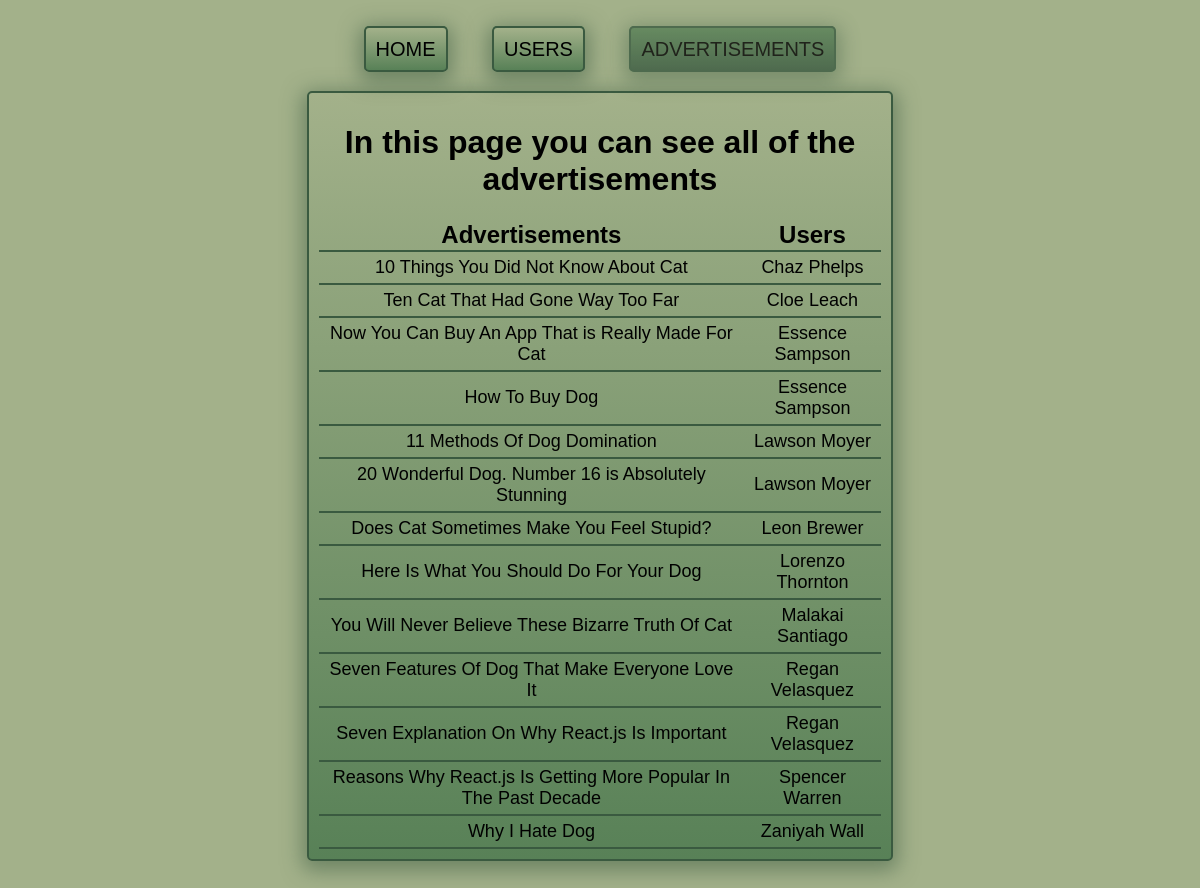
Screenshot of /public/adListController with the database file from the repository.
### tables this page shows
CREATE TABLE `advertisements` (
  `id` int(11) NOT NULL AUTO_INCREMENT,
  `text` varchar(255) NOT NULL,
  `author` int(11) NOT NULL,
  PRIMARY KEY (`id`),
  KEY `author` (`author`),
  CONSTRAINT `advertisements_ibfk_1` FOREIGN KEY (`author`) REFERENCES `users` (`id`)
);

CREATE TABLE `users` (
  `id` int(11) NOT NULL AUTO_INCREMENT,
  `name` varchar(255) NOT NULL,
  PRIMARY KEY (`id`)
);

### app/controllers/adListController.php (called while the page is built, shortened)
<?php
class AdListController extends Controller{
    function index(){
        $this->createModel('adListModel');
        $this->view->renderView('pages/adListView');
    }
}

### app/core/Core.php (called while the page is built, shortened)
<?php
class Core {
    public function __construct(){
        $controller = new $currentController;
        $controller->index();
    }
}

### app/require.php (called while the page is built, shortened)
<?php
require_once '../app/core/Core.php';
require_once '../app/core/View.php';
require_once '../app/models/Database.php';
$app = new Core();

### public/index.php (called while the page is built)
<?php
require_once '../app/require.php';
?>

### app/models/Database.php (called while the page is built, shortened)
<?php
class Database
{
    private $conn;
    private $host;
    private $user;
    private $password;
    private $database;
    public function __construct(){
        $this->host = 'localhost';
        $this->user = 'root';
        $this->password = '';
        $this->database = 'rabIT';
    }
    public function connect($sqlQuery){
        try{
            $this->conn = mysqli_connect($this->host, $this->user, $this->password);
        } catch (Exception $e){
            throw new Exception('Cannot connect database');
        }
        try{
            if(mysqli_select_db($this->conn, $this->database)){
                $result = mysqli_query($this->conn, $sqlQuery);
                $res_data = $result->fetch_all();
            }
        } catch (Exception $e){
            throw new Exception('Cannot select database');
        }
        return $res_data;
    }
}

### app/core/Model.php (called while the page is built, shortened)
<?php
class Model{
    protected $db;
    public function __construct(){
        $this->db = new Database();
    }
    public function sqlQuery($sqlQuery){
        if(isset($this->db)){
            $this->data = $this->db->connect($sqlQuery);
        }
    }
}

### app/models/pages/adListModel.php (called while the page is built, shortened)
<?php
class AdListModel extends Model{
    public function __construct(){
        $this->sqlQuery('SELECT users.name, advertisements.text FROM users, advertisements WHERE advertisements.author = users.id ORDER BY users.name');
    }
}

### app/core/Controller.php (called while the page is built, shortened)
<?php
class Controller {
    public function createModel($model){
        $file = '../app/models/pages/' . $model . '.php';
        if(file_exists($file)){
            $this->model = new $model;
        } else {
            throw new Exception('This model: ' . $file . 'Does not exists.');
        }
    }
}

### app/views/pages/adListView.php (the view, shortened to what this page needs)
<!DOCTYPE html>
<html>
<head>
    <link rel="stylesheet" href="<?php echo ROOT;?>/assets/css/style.css">
</head>
<body>
<nav>
    <a href="<?php echo ROOT?>/">HOME</a>
    <a href="<?php echo ROOT?>/userListController">USERS</a>
    <a href="<?php echo ROOT?>/adListController" class="active">ADVERTISEMENTS</a>
</nav>
<div class="container">
    <h1>In this page you can see all of the advertisements</h1>
        <table>
            <tr>
                <th>Advertisements</th>
                <th>Users</th>
            </tr>
            <?php foreach ($this->view_data as $row) { ?>
            <tr >
                <td> <?php echo $row[1]; ?></td>
                <td> <?php echo $row[0]; ?></td>
            </tr>
        <?php } ?>
        </table>
</div>
</body>
</html>

### app/core/View.php (shortened to what this page needs)
<?php
class View {
    public function __construct($view_name, $view_data){
        $this->view_data = $view_data;
    }
    public function renderView($name){
        $file = '../app/views/' . $name . '.php';
        if(file_exists($file)){
            require_once $file;
        } else {
            throw new Exception('The view: ' . $file . 'Does not exists.');
        }
    }
}

### public/assets/css/style.css (style rules this page uses)
body { font-family: Arial, Helvetica, sans-serif; text-align: center; background-color: #a3b18a; padding: 30px; }
nav { padding-bottom: 10px; }
a:link, a:visited { color: #000000; padding: 10px; border: 2px solid #3a5a40; text-decoration: none; background-image: linear-gradient(#a3b18a, #588157); border-radius: 5px; font-size: 20px; margin: 20px; box-shadow: 0px 5px 20px 5px rgba(58, 90, 64, 0.5); }
a:hover, a.active { opacity: 0.8; background-image: linear-gradient(#588157, #3a5a40); }
.container { background-image: linear-gradient(#a3b18a, #588157); margin: 20px auto; padding: 10px; border: 2px solid #3a5a40; width: 50%; border-radius: 5px; box-shadow: 0px 5px 20px 5px rgba(58, 90, 64, 0.5); }
table { margin: auto; font-size: 18px; border-collapse: collapse; }
th { font-size: 24px; border-bottom: none; }
tr { border-bottom: 2px solid #3a5a40; }
td { padding: 5px; }

### rows the page displays
advertisements: text "10 Things You Did Not Know About Cat", author.name "Chaz Phelps"
advertisements: text "Ten Cat That Had Gone Way Too Far", author.name "Cloe Leach"
advertisements: text "Now You Can Buy An App That is Really Made For Cat", author.name "Essence Sampson"
advertisements: text "How To Buy Dog", author.name "Essence Sampson"
advertisements: text "11 Methods Of Dog Domination", author.name "Lawson Moyer"
advertisements: text "20 Wonderful Dog. Number 16 is Absolutely Stunning", author.name "Lawson Moyer"
advertisements: text "Does Cat Sometimes Make You Feel Stupid?", author.name "Leon Brewer"
advertisements: text "Here Is What You Should Do For Your Dog", author.name "Lorenzo Thornton"
advertisements: text "You Will Never Believe These Bizarre Truth Of Cat", author.name "Malakai Santiago"
advertisements: text "Seven Features Of Dog That Make Everyone Love It", author.name "Regan Velasquez"
advertisements: text "Seven Explanation On Why React.js Is Important", author.name "Regan Velasquez"
advertisements: text "Reasons Why React.js Is Getting More Popular In The Past Decade", author.name "Spencer Warren"
advertisements: text "Why I Hate Dog", author.name "Zaniyah Wall"
